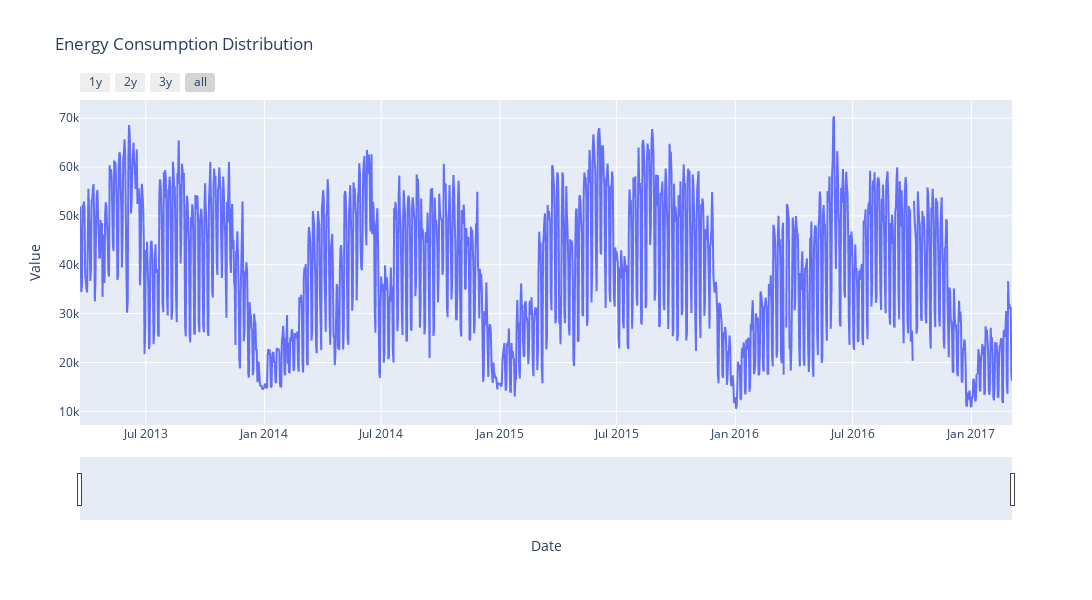

Notebook code cell kept with this figure:
### Code cell
fig = px.line(data, x='Date', y='Value', title="Energy Consumption Distribution")

fig.update_xaxes(
    rangeslider_visible=True,
    rangeselector=dict(
        buttons=list([
            dict(count=1, label='1y', step="year", stepmode="backward"),
            dict(count=2, label='2y', step="year", stepmode="backward"),
            dict(count=3, label='3y', step="year", stepmode="backward"),
            dict(step="all")
        ])
    )
)

fig.update_layout(
    width=1200, 
    height=600  
)

fig.show()

### Figure 1 — Plotly figure (JSON) as saved in the notebook; plotly's stock layout.template omitted (floating-point values rounded to 4 significant figures; data arrays with more than 128 entries replaced by an {"elided": "..."} marker saying what was removed)
{"data": [{"hovertemplate": "Date=%{x}<br>Value=%{y}<extra></extra>", "legendgroup": "", "line": {"color": "#636efa", "dash": "solid"}, "marker": {"symbol": "circle"}, "mode": "lines", "name": "", "showlegend": false, "type": "scattergl", "x": {"elided": "1446 str values"}, "xaxis": "x", "y": {"elided": "1446 float values"}, "yaxis": "y"}], "layout": {"height": 600, "legend": {"tracegroupgap": 0}, "title": {"text": "Energy Consumption Distribution"}, "width": 1200, "xaxis": {"anchor": "y", "domain": [0, 1], "rangeselector": {"buttons": [{"count": 1, "label": "1y", "step": "year", "stepmode": "backward"}, {"count": 2, "label": "2y", "step": "year", "stepmode": "backward"}, {"count": 3, "label": "3y", "step": "year", "stepmode": "backward"}, {"step": "all"}]}, "rangeslider": {"visible": true}, "title": {"text": "Date"}}, "yaxis": {"anchor": "x", "domain": [0, 1], "title": {"text": "Value"}}}}
